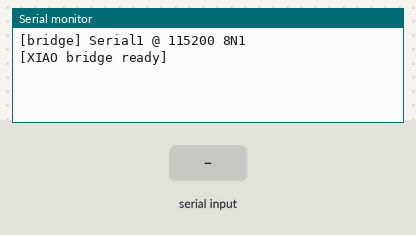
Simulated run of this sketch. Board: Seeed XIAO ESP32-S3. Shown: the last lines printed to the serial monitor. Inputs (shaded band) come from the test bench.

Above: at 1.2 s.
1.3 s: "?\n" received over the second serial link
At 2.0 s:
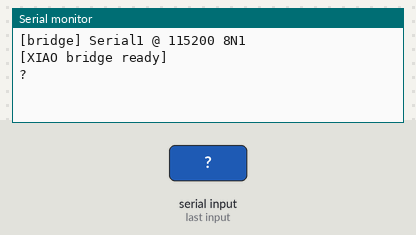
2.8 s: "90,45\n" received over the second serial link
At 3.1 s:
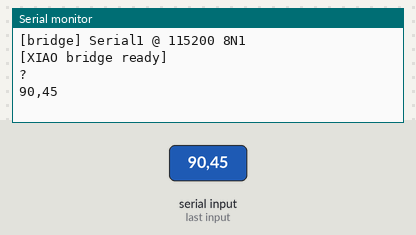
4.3 s: "5\n" received over the second serial link
At 5.5 s:
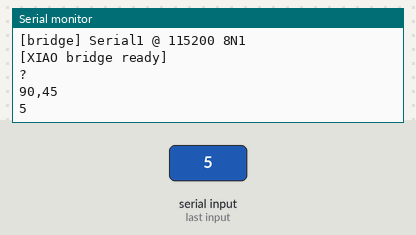
5.8 s: "B90\n" received over the second serial link
At 6.6 s:
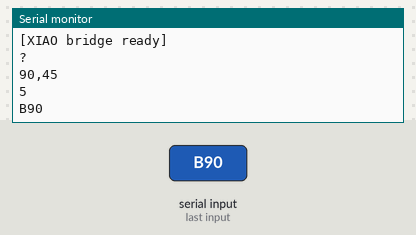
7.3 s: "B,45\n" received over the second serial link
At 7.8 s:
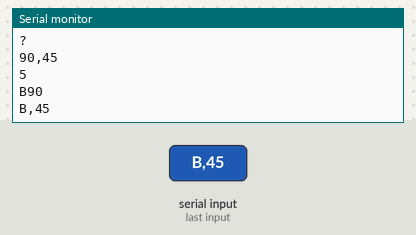

Measured:
- after the input at 1.3 s, the serial monitor: prints a new line at once (image 1)
- after the input at 2.8 s, the serial monitor: prints a new line at once (image 2)
- after the input at 4.3 s, the serial monitor: prints a new line at once (image 3)
- after the input at 5.8 s, the serial monitor: prints a new line at once (image 4)
- after the input at 7.3 s, the serial monitor: prints a new line at once (image 5)

The sketch:

bridge.ino
```cpp
// XIAO ESP32-S3  —  USB<->TTL serial bridge with runtime baud control.
// Serial  = native USB CDC (to the PC).
// Serial1 = hardware UART on GPIO44 (RX) / GPIO43 (TX)  -> AMX debug header.
//
// Normal bytes pass through transparently in both directions.
// Control from PC: a byte 0x01 ('SOH') starts a command line, terminated by \n:
//     0x01 B 115200 \n     -> set Serial1 baud to 115200
//     0x01 ?        \n     -> print current baud
// Control bytes are NOT forwarded to the AMX, so sweeping baud is safe while listening.

const int RXP = 44;   // D7 on XIAO = GPIO44  (RX  <- AMX TX)
const int TXP = 43;   // D6 on XIAO = GPIO43  (TX  -> AMX RX)
uint32_t curBaud = 115200;
bool inCtl = false;
String ctl;

void setBaud(uint32_t b) {
  Serial1.end();
  delay(5);
  Serial1.begin(b, SERIAL_8N1, RXP, TXP);
  curBaud = b;
  Serial.printf("\r\n[bridge] Serial1 @ %u 8N1\r\n", b);
}

void setup() {
  Serial.begin(115200);           // USB CDC (baud ignored on native USB)
  setBaud(115200);
  delay(50);
  Serial.print("\r\n[XIAO bridge ready]\r\n");
}

void loop() {
  while (Serial.available()) {
    int c = Serial.read();
    if (!inCtl && c == 0x01) { inCtl = true; ctl = ""; continue; }
    if (inCtl) {
      if (c == '\n' || c == '\r') {
        if (ctl.length() >= 1 && ctl[0] == 'B') setBaud((uint32_t) ctl.substring(1).toInt());
        else if (ctl.length() >= 1 && ctl[0] == '?') Serial.printf("\r\n[bridge] cur %u\r\n", curBaud);
        inCtl = false;
      } else ctl += (char)c;
      continue;
    }
    Serial1.write((uint8_t)c);
  }
  while (Serial1.available()) Serial.write((uint8_t)Serial1.read());
}
```
